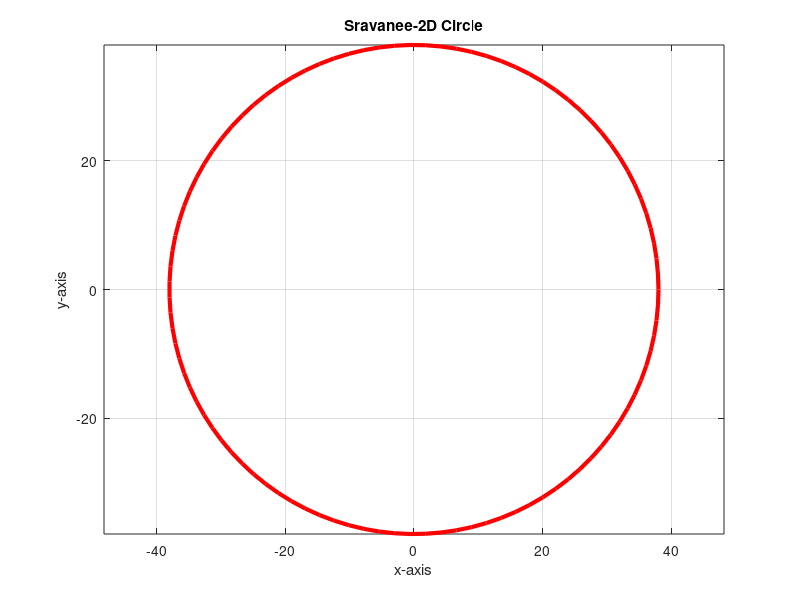

Write the MATLAB code that produced this figure.
R=038;

% Number of points to plot
numPoints = 100;

% Preallocating arrays for the x and y coordinates
x = zeros(1, numPoints);
y = zeros(1, numPoints);

% A circle can be constructed using by varying θ in x = R ∗ cosθ and y = R ∗ sinθ
% Loop to calculate the coordinates of the circle
for i = 1:numPoints
    % Calculating the angle theta for the current point
    theta = 2 * pi * (i - 1) / (numPoints - 1);
    
    % Computing the x and y coordinates
    x(i) = R * cos(theta);
    y(i) = R * sin(theta);
end

%plotting the circle
figure
plot(x,y,'r-','LineWidth',3)

axis equal;
title('Sravanee-2D Circle');
xlabel('x-axis');
ylabel('y-axis');
grid on;